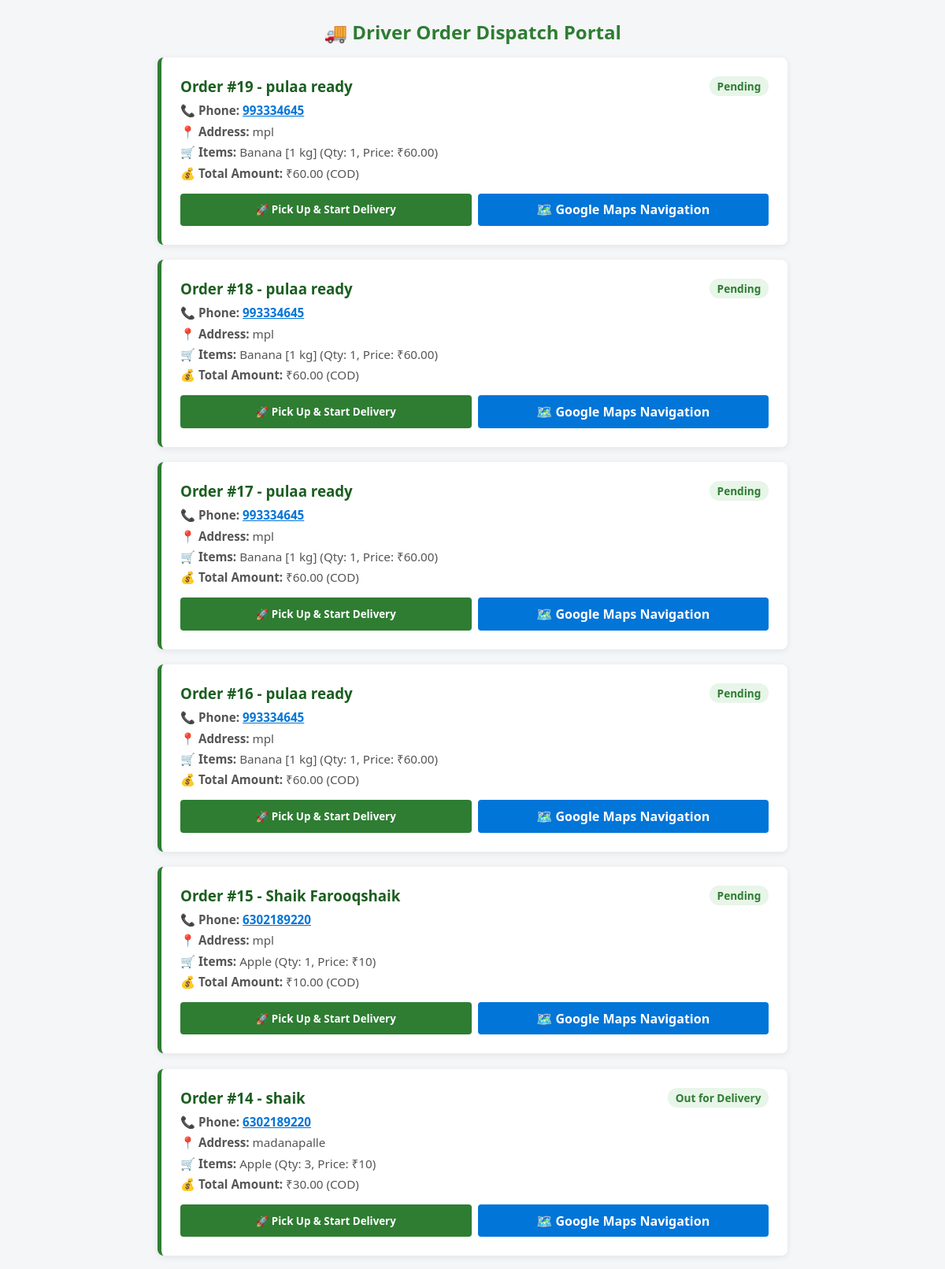
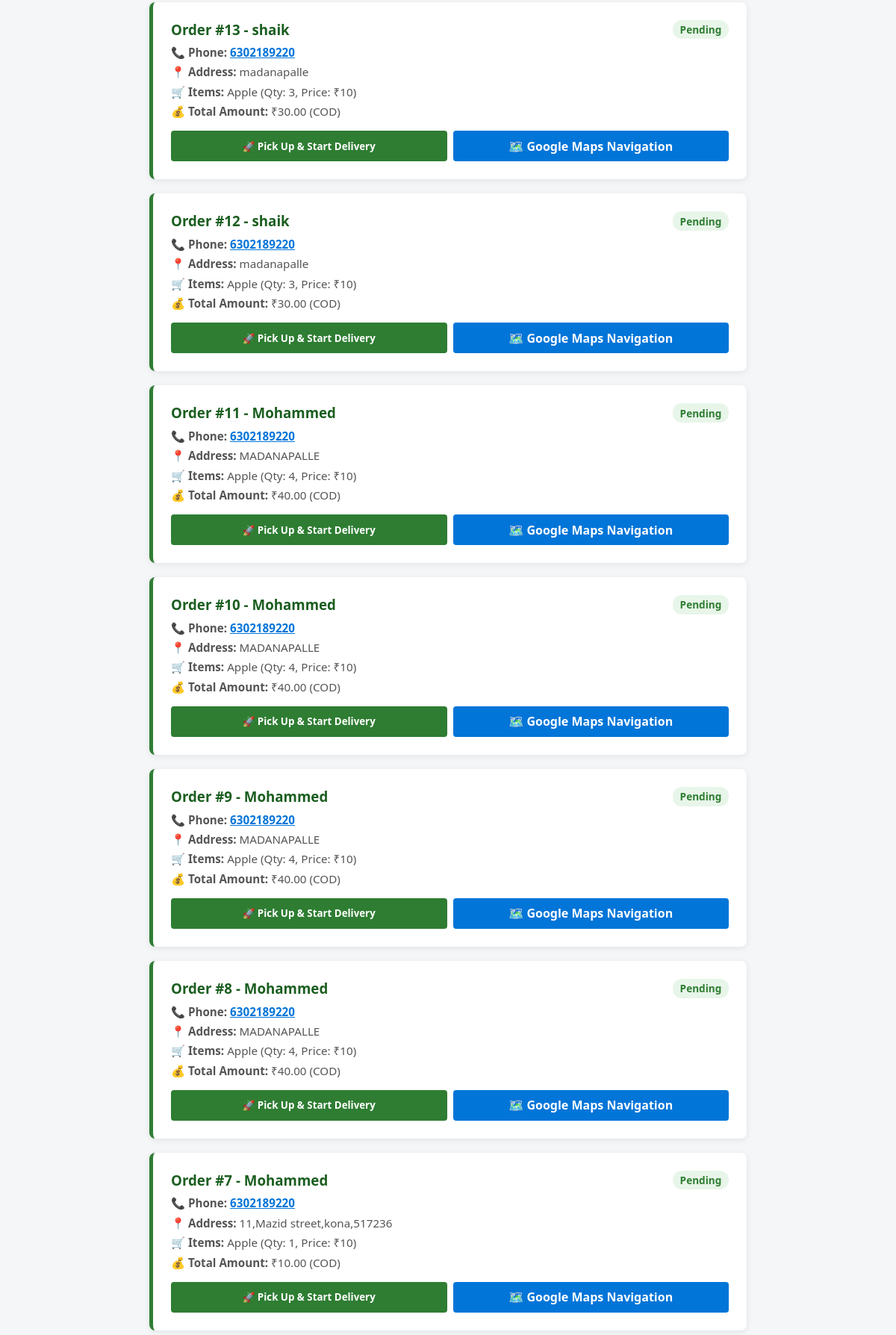
Page /driver/dashboard/ (upper part) on the committed database (2 pictures, top to bottom).
### store/models.py (models this page shows, shortened)
class Order(models.Model):
    STATUS_CHOICES = (
        ('Pending', 'Pending Verification'),
        ('Accepted', 'Accepted / Packing'),
        ('Out for Delivery', 'Out for Delivery'),
        ('Completed', 'Delivered'),
        ('Cancelled', 'Cancelled'),
    )
    user = models.ForeignKey(User, on_delete=models.SET_NULL, null=True, blank=True, related_name='orders')
    customer_name = models.CharField(max_length=150)
    phone = models.CharField(max_length=15)
    address = models.TextField()
    payment_method = models.CharField(max_length=50)
    transaction_id = models.CharField(max_length=100, blank=True, null=True, help_text="UPI UTR / Ref No")
    total_amount = models.DecimalField(max_digits=10, decimal_places=2)
    order_items = models.TextField(help_text="Summary of items ordered")
    status = models.CharField(max_length=20, choices=STATUS_CHOICES, default='Pending')
    driver_latitude = models.FloatField(null=True, blank=True)
    driver_longitude = models.FloatField(null=True, blank=True)
    dest_latitude = models.FloatField(null=True, blank=True)
    dest_longitude = models.FloatField(null=True, blank=True)
    created_at = models.DateTimeField(auto_now_add=True)

### store/views.py (the view)
# urls.py: path('driver/dashboard/', driver_dashboard_view, name='driver_dashboard'),
def driver_dashboard_view(request):
    available_orders = Order.objects.filter(status__in=['Pending', 'Accepted', 'Out for Delivery']).order_by('-created_at')
    return render(request, 'driver_dashboard.html', {'orders': available_orders})

### templates/driver_dashboard.html (shortened to what this page needs)
<!DOCTYPE html>
<html lang="en">
<head>
</head>
<body>
    <div class="container">
        <h2>🚚 Driver Order Dispatch Portal</h2>
        {% for order in orders %}
            <div class="order-card">
                <h3>
                    <span>Order #{{ order.id }} - {{ order.customer_name }}</span>
                    <span class="badge">{{ order.status }}</span>
                </h3>
                <p><strong>📞 Phone:</strong> <a href="tel:{{ order.phone }}" style="color: #0275d8; font-weight: bold;">{{ order.phone }}</a></p>
                <p><strong>📍 Address:</strong> {{ order.address }}</p>
                <p><strong>🛒 Items:</strong> {{ order.order_items }}</p>
                <p><strong>💰 Total Amount:</strong> ₹{{ order.total_amount }} ({{ order.payment_method }})</p>
                <div class="btn-group">
                    <button class="btn" onclick="acceptOrder({{ order.id }})">🚀 Pick Up & Start Delivery</button>
                    <a class="btn btn-nav" href="https://www.google.com/maps/search/?api=1&query={{ order.address|urlencode }}" target="_blank">🗺️ Google Maps Navigation</a>
                </div>
            </div>
        {% empty %}
            <p style="text-align: center; color: #666; margin-top: 3rem;">No active orders pending pick up.</p>
        {% endfor %}
    </div>
</body>
</html>

### templates/driver_dashboard.html (style rules this page uses)
* { box-sizing: border-box; margin: 0; padding: 0; font-family: 'Segoe UI', Tahoma, Geneva, Verdana, sans-serif; }
body { background-color: #f4f6f8; color: #333; padding: 1.5rem; }
.container { max-width: 800px; margin: auto; }
h2 { color: #2e7d32; margin-bottom: 1rem; text-align: center; }
.order-card { background: white; padding: 1.5rem; margin-bottom: 1.2rem; border-radius: 8px; box-shadow: 0 2px 8px rgba(0,0,0,0.08); border-left: 5px solid #2e7d32; }
.order-card h3 { color: #1b5e20; margin-bottom: 0.5rem; display: flex; justify-content: space-between; }
.order-card p { margin-bottom: 0.4rem; color: #555; font-size: 0.95rem; }
.badge { background: #e8f5e9; color: #2e7d32; padding: 0.2rem 0.6rem; border-radius: 12px; font-size: 0.85rem; font-weight: bold; }
.btn-group { display: flex; gap: 0.5rem; margin-top: 1rem; }
.btn { background: #2e7d32; color: white; padding: 0.6rem 1.2rem; border: none; border-radius: 4px; cursor: pointer; font-weight: bold; text-decoration: none; flex: 1; text-align: center; }
.btn-nav { background: #0275d8; }

### rows in the picture
Order: id "19", customer_name "pulaa ready", status "Pending", phone "993334645", address "mpl", order_items "Banana [1 kg] (Qty: 1, Price: ₹60.00)", total_amount "60.00", payment_method "COD"
Order: id "18", customer_name "pulaa ready", status "Pending", phone "993334645", address "mpl", order_items "Banana [1 kg] (Qty: 1, Price: ₹60.00)", total_amount "60.00", payment_method "COD"
Order: id "17", customer_name "pulaa ready", status "Pending", phone "993334645", address "mpl", order_items "Banana [1 kg] (Qty: 1, Price: ₹60.00)", total_amount "60.00", payment_method "COD"
Order: id "16", customer_name "pulaa ready", status "Pending", phone "993334645", address "mpl", order_items "Banana [1 kg] (Qty: 1, Price: ₹60.00)", total_amount "60.00", payment_method "COD"
Order: id "15", customer_name "Shaik Farooqshaik", status "Pending", phone "6302189220", address "mpl", order_items "Apple (Qty: 1, Price: ₹10)", total_amount "10.00", payment_method "COD"
Order: id "14", customer_name "shaik", status "Out for Delivery", phone "6302189220", address "madanapalle", order_items "Apple (Qty: 3, Price: ₹10)", total_amount "30.00", payment_method "COD"
Order: id "13", customer_name "shaik", status "Pending", phone "6302189220", address "madanapalle", order_items "Apple (Qty: 3, Price: ₹10)", total_amount "30.00", payment_method "COD"
Order: id "12", customer_name "shaik", status "Pending", phone "6302189220", address "madanapalle", order_items "Apple (Qty: 3, Price: ₹10)", total_amount "30.00", payment_method "COD"
Order: id "11", customer_name "Mohammed", status "Pending", phone "6302189220", address "MADANAPALLE", order_items "Apple (Qty: 4, Price: ₹10)", total_amount "40.00", payment_method "COD"
Order: id "10", customer_name "Mohammed", status "Pending", phone "6302189220", address "MADANAPALLE", order_items "Apple (Qty: 4, Price: ₹10)", total_amount "40.00", payment_method "COD"
Order: id "9", customer_name "Mohammed", status "Pending", phone "6302189220", address "MADANAPALLE", order_items "Apple (Qty: 4, Price: ₹10)", total_amount "40.00", payment_method "COD"
Order: id "8", customer_name "Mohammed", status "Pending", phone "6302189220", address "MADANAPALLE", order_items "Apple (Qty: 4, Price: ₹10)", total_amount "40.00", payment_method "COD"
Order: id "7", customer_name "Mohammed", status "Pending", phone "6302189220", address "11,Mazid street,kona,517236", order_items "Apple (Qty: 1, Price: ₹10)", total_amount "10.00", payment_method "COD"
